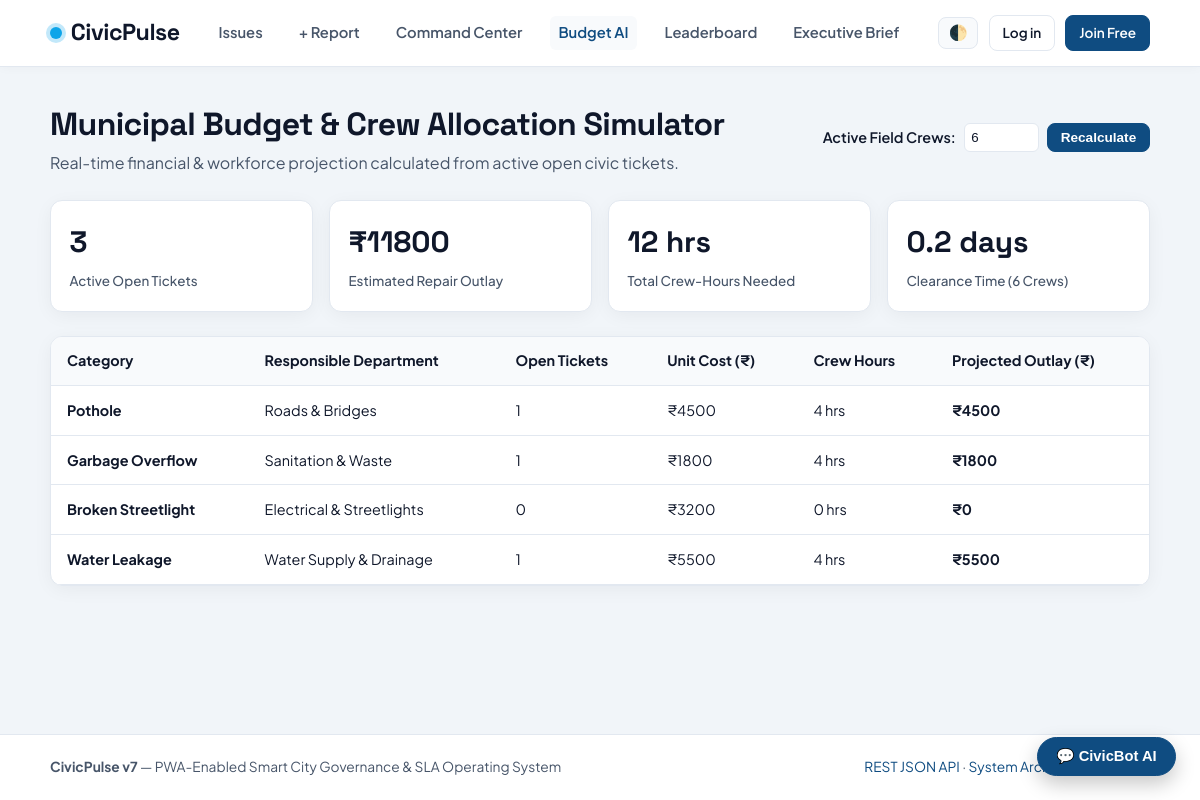
The page /budget-simulator/ on the database its author committed.
### issues/models.py (models this page shows, shortened)
class Category(models.Model):
    name = models.CharField(max_length=80, unique=True)
    department = models.ForeignKey(
        Department, on_delete=models.SET_NULL, null=True, blank=True, related_name='categories'
    )
    sla_hours = models.PositiveIntegerField(default=72, help_text='Target resolution window in hours')
    severity_weight = models.PositiveIntegerField(default=2, help_text='Base urgency multiplier (1-5)')
    class Meta:
        verbose_name_plural = 'Categories'

class Department(models.Model):
    name = models.CharField(max_length=120, unique=True)
    contact_email = models.EmailField()
    officials = models.ManyToManyField(User, blank=True, related_name='departments')

### issues/views.py (the view)
# urls.py: path('budget-simulator/', views.budget_simulator, name='budget_simulator'),
def budget_simulator(request):
    crews = max(1, min(50, int(request.GET.get('crews', 6) or 6)))
    open_issues = Issue.objects.exclude(status='resolved').select_related('category', 'department')
    breakdown = []
    total_cost = 0
    total_hours = 0
    for cat in Category.objects.select_related('department'):
        cnt = open_issues.filter(category=cat).count()
        unit = UNIT_COST_INR.get(cat.name, 3000)
        cost = cnt * unit
        hours = cnt * 4
        total_cost += cost
        total_hours += hours
        breakdown.append({
            'category': cat.name,
            'department': cat.department.name if cat.department else 'General',
            'open_count': cnt,
            'unit_cost': unit,
            'total_cost': cost,
            'crew_hours': hours,
        })
    est_days = round(total_hours / (crews * 8), 1) if total_hours else 0
    return render(request, 'budget_simulator.html', {
        'crews': crews,
        'breakdown': breakdown,
        'total_open': open_issues.count(),
        'total_cost': total_cost,
        'total_hours': total_hours,
        'est_days': est_days,
    })

### issues/context_processors.py (called while the page is built, shortened)
def nav_badges(request):
    broadcast_msg = cache.get('civicpulse_emergency_broadcast', '')
    if not request.user.is_authenticated:
        return {
            'is_official': False,
            'unread_notifications': [],
            'unread_count': 0,
            'emergency_broadcast': broadcast_msg,
        }

### templates/budget_simulator.html (shortened to what this page needs)
{% extends "base.html" %}
{% block content %}
<div class="page-head">
  <div>
    <h1>Municipal Budget &amp; Crew Allocation Simulator</h1>
    <p class="muted">Real-time financial &amp; workforce projection calculated from active open civic tickets.</p>
  </div>
  <form method="get" style="display:flex; gap:0.5rem; align-items:center;">
    <label for="crews" style="font-weight:600; font-size:0.9rem;">Active Field Crews:</label>
    <input type="number" id="crews" name="crews" value="{{ crews }}" min="1" max="50"
           style="width:75px; padding:0.4rem; border-radius:6px; border:1px solid var(--border); background:var(--surface); color:var(--text);">
    <button type="submit" class="btn btn--small">Recalculate</button>
  </form>
</div>
<div class="kpis">
  <div class="kpi"><span class="kpi-n">{{ total_open }}</span><span class="kpi-l">Active Open Tickets</span></div>
  <div class="kpi"><span class="kpi-n">₹{{ total_cost }}</span><span class="kpi-l">Estimated Repair Outlay</span></div>
  <div class="kpi"><span class="kpi-n">{{ total_hours }} hrs</span><span class="kpi-l">Total Crew-Hours Needed</span></div>
  <div class="kpi"><span class="kpi-n">{{ est_days }} days</span><span class="kpi-l">Clearance Time ({{ crews }} Crews)</span></div>
</div>
<div class="table-wrap">
  <table class="data">
    <thead>
      <tr>
        <th>Category</th>
        <th>Responsible Department</th>
        <th>Open Tickets</th>
        <th>Unit Cost (₹)</th>
        <th>Crew Hours</th>
        <th>Projected Outlay (₹)</th>
      </tr>
    </thead>
    <tbody>
      {% for row in breakdown %}
        <tr>
          <td><strong>{{ row.category }}</strong></td>
          <td>{{ row.department }}</td>
          <td>{{ row.open_count }}</td>
          <td>₹{{ row.unit_cost }}</td>
          <td>{{ row.crew_hours }} hrs</td>
          <td><strong>₹{{ row.total_cost }}</strong></td>
        </tr>
      {% endfor %}
    </tbody>
  </table>
</div>
{% endblock %}

### static/css/style.css (style rules this page uses)
:root { --bg: #f1f5f9; --surface: #ffffff; --surface-alt: #f8fafc; --text: #0f172a; --muted: #475569; --border: #e2e8f0; --primary: #0f4c81; --primary-hover: #0a365c; --accent: #0ea5e9; --reported: #d97706; --in-progress: #2563eb; --resolved: #16a34a; --danger: #dc2626; --radius: 12px; --shadow: 0 4px 20px -2px rgba(15, 23, 42, 0.06); }
* { box-sizing: border-box; margin: 0; padding: 0; }
body { font-family: 'Plus Jakarta Sans', -apple-system, BlinkMacSystemFont, sans-serif; background: var(--bg); color: var(--text); line-height: 1.6; display: flex; flex-direction: column; min-height: 100vh; transition: background 0.2s ease, color 0.2s ease; }
h1, h2, h3, .brand { font-family: 'Space Grotesk', sans-serif; letter-spacing: -0.02em; }
.btn { display: inline-flex; align-items: center; justify-content: center; gap: 0.4rem; background: var(--primary); color: #fff; padding: 0.6rem 1.15rem; border-radius: 8px; font-weight: 600; border: 1px solid var(--primary); cursor: pointer; font-size: 0.92rem; transition: transform 0.12s ease, background 0.15s ease; }
.btn--small { padding: 0.38rem 0.8rem; font-size: 0.85rem; }
.page-head { display: flex; justify-content: space-between; align-items: center; gap: 1rem; margin-bottom: 1.5rem; flex-wrap: wrap; }
.kpis { display: grid; grid-template-columns: repeat(auto-fit, minmax(145px, 1fr)); gap: 1rem; margin-bottom: 1.5rem; }
.kpi { background: var(--surface); border: 1px solid var(--border); border-radius: var(--radius); padding: 1.15rem; box-shadow: var(--shadow); }
.kpi-n { display: block; font-size: 1.85rem; font-weight: 700; font-family: 'Space Grotesk', sans-serif; }
.kpi-l { font-size: 0.84rem; color: var(--muted); font-weight: 500; }
.table-wrap { overflow-x: auto; background: var(--surface); border: 1px solid var(--border); border-radius: var(--radius); box-shadow: var(--shadow); }
table.data { width: 100%; border-collapse: collapse; font-size: 0.9rem; }
table.data th, table.data td { padding: 0.8rem 1rem; text-align: left; border-bottom: 1px solid var(--border); }
table.data th { background: var(--surface-alt); font-weight: 700; }
.muted { color: var(--muted); }

### rows shown on the page
Category: category "Pothole"
Department: department "Roads & Bridges"
Category: category "Garbage Overflow"
Department: department "Sanitation & Waste"
Category: category "Broken Streetlight"
Department: department "Electrical & Streetlights"
Category: category "Water Leakage"
Department: department "Water Supply & Drainage"

### other values the page prints
{{ total_open }} "3"
{{ total_cost }} "11800"
{{ total_hours }} "12"
{{ est_days }} "0.2"
{{ crews }} "6"
{{ row.open_count }} "1" "1" "0" "1"
{{ row.unit_cost }} "4500" "1800" "3200" "5500"
{{ row.crew_hours }} "4" "4" "0" "4"
{{ row.total_cost }} "4500" "1800" "0" "5500"
